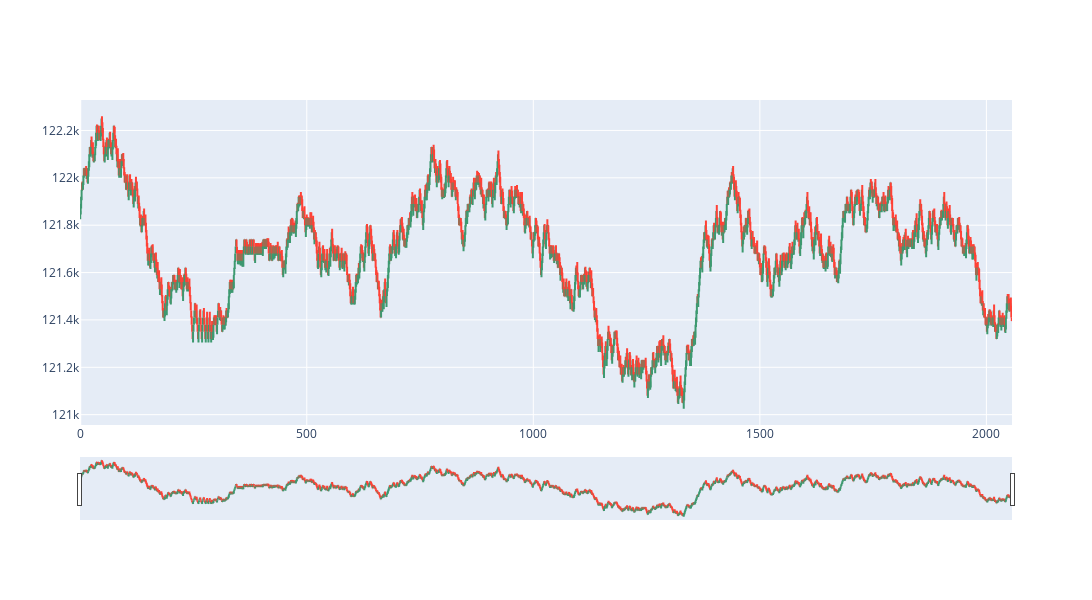

Notebook source saved alongside this figure:
### Code cell
fig = go.Figure(
    data=go.Ohlc(
        open=ohlc["open"],
        high=ohlc["high"],
        low=ohlc["low"],
        close=ohlc["close"],
    )
)

fig.update_layout(
    autosize=True,
    width=1500,
    height=600,
)

### Figure 1 — Plotly figure (JSON) as saved in the notebook; plotly's stock layout.template omitted (floating-point values rounded to 4 significant figures; data arrays with more than 128 entries replaced by an {"elided": "..."} marker saying what was removed)
{"data": [{"close": {"elided": "2057 int values"}, "high": {"elided": "2057 int values"}, "low": {"elided": "2057 int values"}, "open": {"elided": "2057 int values"}, "type": "ohlc"}], "layout": {"autosize": true, "height": 600, "width": 1500}}
